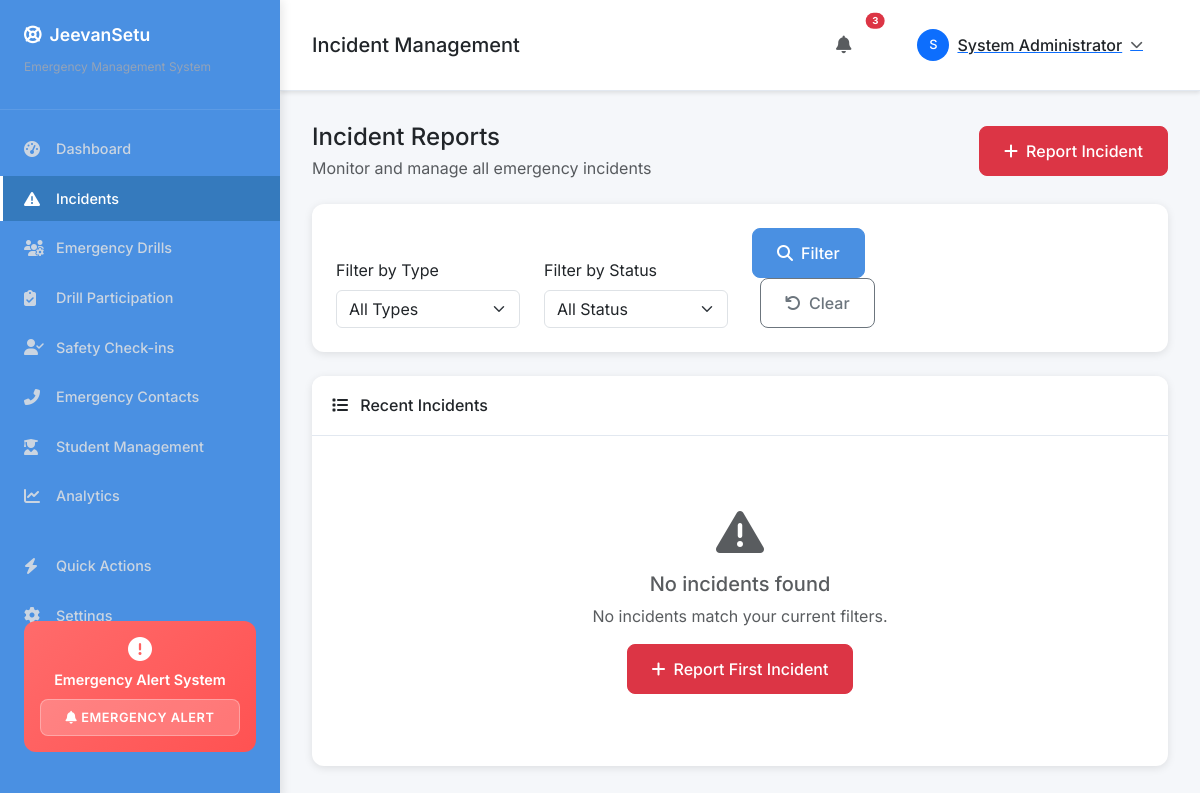
/incidents (signed in), run on an earlier commit of the app's database.
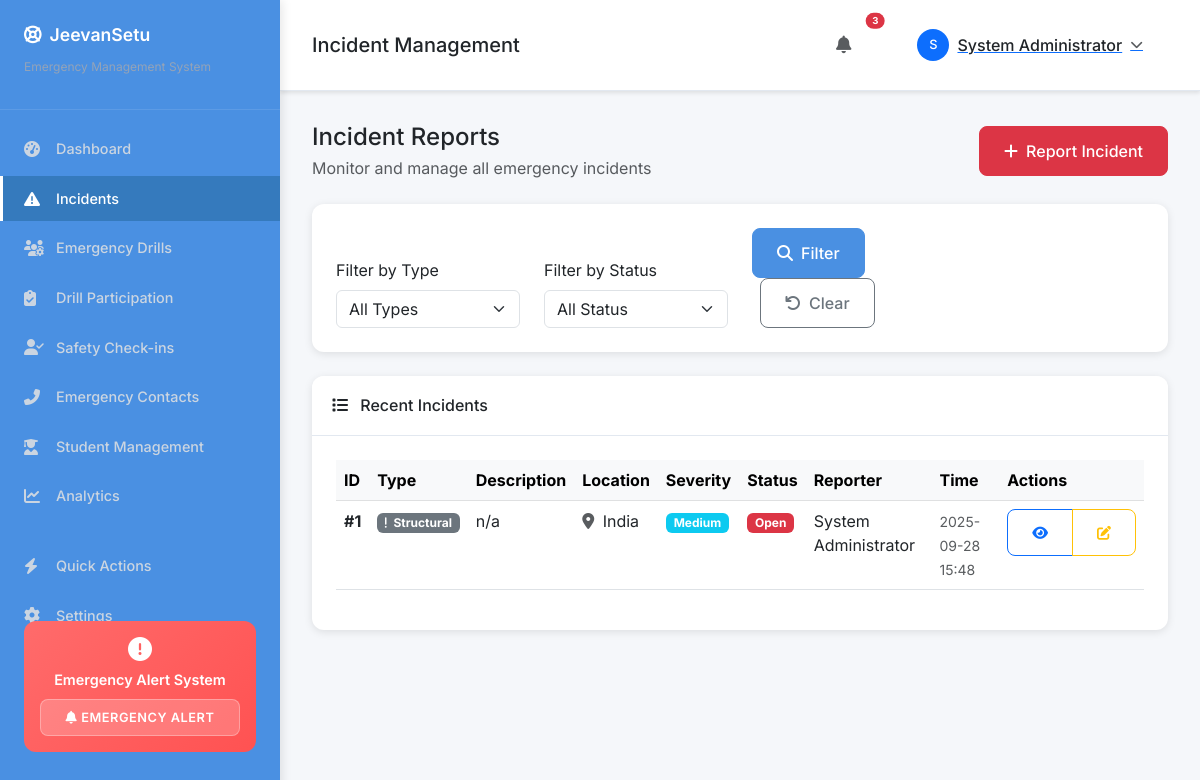
And on a later commit of the database.
### app.py (models this page shows)
class User(db.Model):
    id = db.Column(db.Integer, primary_key=True)
    name = db.Column(db.String(100), nullable=False)
    email = db.Column(db.String(120), unique=True, nullable=False)
    password_hash = db.Column(db.String(128))
    role = db.Column(db.String(20), nullable=False)  # admin, spoc, responder, student
    created_at = db.Column(db.DateTime, default=datetime.utcnow)

class Incident(db.Model):
    id = db.Column(db.Integer, primary_key=True)
    reporter_id = db.Column(db.Integer, db.ForeignKey('user.id'), nullable=False)
    type = db.Column(db.String(50), nullable=False)  # fire, flood, earthquake, trapped, other
    description = db.Column(db.Text)
    location = db.Column(db.String(200))
    latitude = db.Column(db.Float)
    longitude = db.Column(db.Float)
    building_id = db.Column(db.String(50))
    status = db.Column(db.String(20), default='open')  # open, acknowledged, assigned, resolved, false_alarm
    severity = db.Column(db.String(10), default='medium')  # low, medium, high, critical
    assigned_to = db.Column(db.Integer, db.ForeignKey('user.id'))
    created_at = db.Column(db.DateTime, default=datetime.utcnow)
    updated_at = db.Column(db.DateTime, default=datetime.utcnow, onupdate=datetime.utcnow)
    reporter = db.relationship('User', foreign_keys=[reporter_id], backref='reported_incidents')
    responder = db.relationship('User', foreign_keys=[assigned_to], backref='assigned_incidents')

### app.py (the view)
@app.route('/incidents')
@login_required
def incidents():
    page = request.args.get('page', 1, type=int)
    incident_type = request.args.get('type', '')
    status = request.args.get('status', '')
    query = Incident.query
    if incident_type:
        query = query.filter_by(type=incident_type)
    if status:
        query = query.filter_by(status=status)
    incidents = query.order_by(Incident.created_at.desc()).paginate(
        page=page, per_page=10, error_out=False)
    return render_template('incidents_new.html', incidents=incidents)

### app.py (called while the page is built)
def login_required(f):
    @wraps(f)
    def decorated_function(*args, **kwargs):
        if 'user_id' not in session:
            return redirect(url_for('login'))
        return f(*args, **kwargs)
    return decorated_function

### templates/incidents_new.html (shortened to what the changed rows need)
{% extends "base_new.html" %}
{% block content %}
<div class="row">
    <div class="col-12">
        <div class="card">
            <div class="card-body">
                {% if incidents.items %}
                <div class="table-responsive">
                    <table class="table table-hover">
                        <thead class="table-light">
                            <tr>
                                <th>ID</th>
                                <th>Type</th>
                                <th>Description</th>
                                <th>Location</th>
                                <th>Severity</th>
                                <th>Status</th>
                                <th>Reporter</th>
                                <th>Time</th>
                                <th>Actions</th>
                            </tr>
                        </thead>
                        <tbody>
                            {% for incident in incidents.items %}
                            <tr>
                                <td><strong>#{{ incident.id }}</strong></td>
                                <td>
                                    <span class="badge bg-{% if incident.type == 'fire' %}danger{% elif incident.type == 'flood' %}info{% elif incident.type == 'earthquake' %}warning{% elif incident.type == 'medical' %}success{% else %}secondary{% endif %}">
                                        {{ incident.type.title() }}
                                    </span>
                                </td>
                                <td>
                                    <div style="max-width: 200px; overflow: hidden; text-overflow: ellipsis; white-space: nowrap;">
                                        {{ incident.description }}
                                    </div>
                                </td>
                                <td>
                                    <i class="fas fa-map-marker-alt text-muted me-1"></i>
                                    {{ incident.location }}
                                </td>
                                <td>
                                    <span class="badge bg-{% if incident.severity == 'critical' %}danger{% elif incident.severity == 'high' %}warning{% elif incident.severity == 'medium' %}info{% else %}success{% endif %}">
                                        {{ incident.severity.title() }}
                                    </span>
                                </td>
                                <td>
                                    <span class="badge bg-{% if incident.status == 'resolved' %}success{% elif incident.status == 'assigned' %}warning{% elif incident.status == 'acknowledged' %}info{% else %}danger{% endif %}">
                                        {{ incident.status.title() }}
                                    </span>
                                </td>
                                <td>
                                    {{ incident.reporter.name if incident.reporter else 'Unknown' }}
                                </td>
                                <td>
                                    <small class="text-muted">
                                        {{ incident.created_at.strftime('%Y-%m-%d %H:%M') }}
                                    </small>
                                </td>
                                <td>
                                    <div class="btn-group btn-group-sm">
                                        <a href="{{ url_for('incident_detail', id=incident.id) }}" class="btn btn-outline-primary" title="View Details">
                                            <i class="fas fa-eye"></i>
                                        </a>
                                        {% if session.get('user_role') == 'admin' %}
                                        <button class="btn btn-outline-warning" onclick="updateIncident({{ incident.id }})" title="Update Status">
                                            <i class="fas fa-edit"></i>
                                        </button>
                                        {% endif %}
                                    </div>
                                </td>
                            </tr>
                            {% endfor %}
                        </tbody>
                    </table>
                </div>
                {% else %}
                <div class="text-center py-5">
                    <i class="fas fa-exclamation-triangle fa-3x text-muted mb-3"></i>
                    <h5 class="text-muted">No incidents found</h5>
                    <p class="text-muted">No incidents match your current filters.</p>
                    <a href="{{ url_for('create_incident') }}" class="btn btn-danger">
                        <i class="fas fa-plus me-2"></i>Report First Incident
                    </a>
                </div>
                {% endif %}
            </div>
        </div>
    </div>
</div>
{% endblock %}

### templates/base_new.html (shortened to what the changed rows need)
<!DOCTYPE html>
<html lang="en">
<head>
    <link href="https://cdn.jsdelivr.net/npm/bootstrap@5.3.0/dist/css/bootstrap.min.css" rel="stylesheet">
    <link rel="stylesheet" href="https://cdnjs.cloudflare.com/ajax/libs/font-awesome/6.4.0/css/all.min.css">
</head>
<body>
    <main class="main-content">
        <div class="top-navbar d-flex justify-content-between align-items-center">
            <div class="d-flex align-items-center">
                <div class="dropdown">
                    <button class="btn btn-link d-flex align-items-center" data-bs-toggle="dropdown">
                        <div class="bg-primary text-white rounded-circle d-flex align-items-center justify-content-center me-2" style="width: 32px; height: 32px; font-size: 0.8rem;">
                            {{ session.get('user_name', 'Admin')[0].upper() }}
                        </div>
                        <span class="text-dark">{{ session.get('user_name', 'Administrator') }}</span>
                        <i class="fas fa-chevron-down text-muted ms-2" style="font-size: 0.8rem;"></i>
                    </button>
                </div>
            </div>
        </div>
        <div class="content-wrapper">
            {% block content %}{% endblock %}
        </div>
    </main>
</body>
</html>

What changed in the data, as far as the page shows it:
now on this page (row edited): User: get "System Administrator"
added Incident: id "1", type "Structural", description "n/a", location "India", severity "Medium", status "Open", reporter "System Administrator", created_at "2025-09-28 15:48"
Also different on the page:
{{ session.get('user_name', 'Administrator') }}: "System Administrator" → (not shown)
text no longer shown: "No incidents found No incidents match your current filters. Report First Incident"
text now shown: "ID Type Description Location Severity Status Reporter Time Actions"
